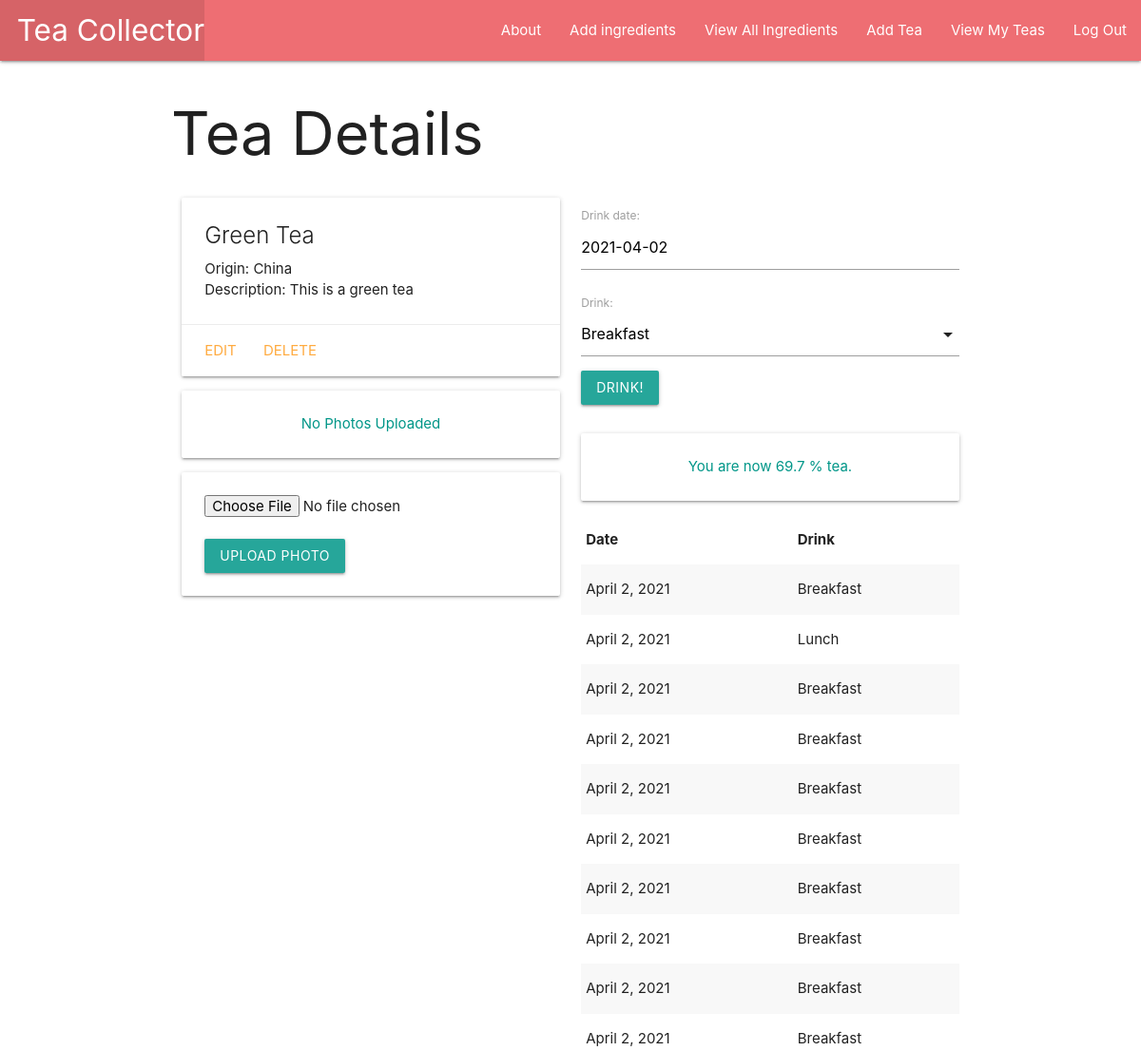
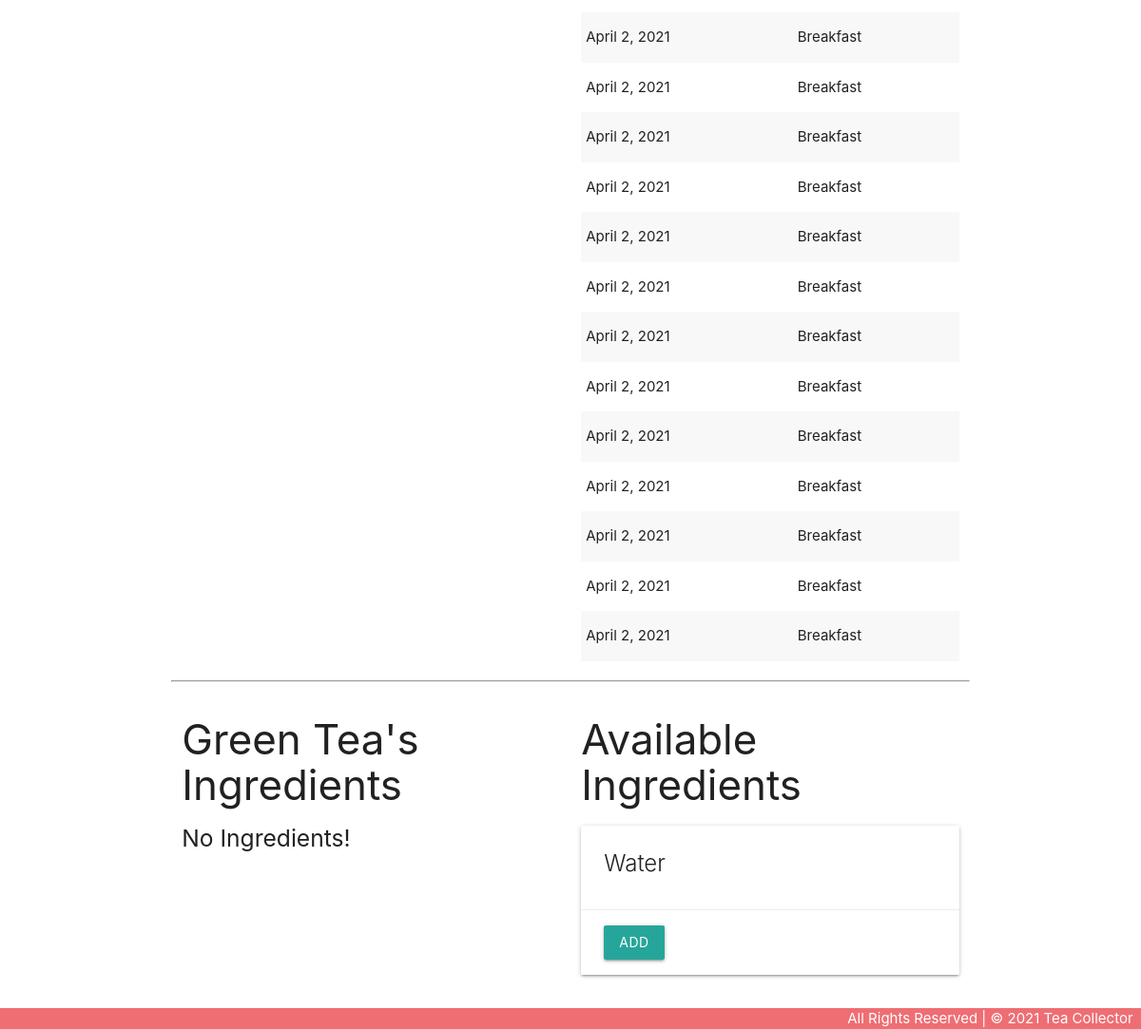
/teas/6/ (signed in), run on the app's committed database (2 pictures, top to bottom).
### main_app/models.py (models this page shows, shortened)
class Tea(models.Model):
    name = models.CharField(max_length=30)
    origin = models.CharField(max_length=30)
    description = models.TextField(max_length=250)
    tea_type = models.ManyToManyField(Tea_Type)
    ingredients = models.ManyToManyField(Ingredients)
    user = models.ForeignKey(User, on_delete=models.CASCADE)
    def drinks(self):
        return self.drink_set.filter(date=date.today()).count()
    def getPercentage(self):
        count = self.drink_set.filter(date=date.today()).count()
        return round(count / (count+10) * 100, 2)

class Drink(models.Model):
    date = models.DateField('drink date')
    drink = models.CharField(
        max_length=1,
        choices=DRINKS,
        default=DRINKS[0][0]
    )
    tea = models.ForeignKey(Tea, on_delete=models.CASCADE)
    class Meta:
        ordering = ['-date']

class Ingredients(models.Model):
    name = models.CharField(max_length=30)
    quantity = models.FloatField()

### main_app/views.py (the view)
# urls.py: path('teas/<int:pk>/', views.tea, name="detail"),
@login_required
def tea(request, pk):
    tea = Tea.objects.get(id=pk)
    missing_ingredients = Ingredients.objects.exclude(id__in=tea.ingredients.all().values_list("id"))
    drink_form = DrinkForm()
    return render(request, "teas/detail.html", {
        "title": tea.name,
        "tea": tea,
        "drink_form": drink_form,
        "ingredients": missing_ingredients
    })

### main_app/forms.py
class DrinkForm(ModelForm):
    class Meta:
        model = Drink
        fields = ["date", "drink"]

### main_app/templates/teas/detail.html (shortened to what this page needs)
{% extends 'base.html' %}
{% block content %}
<h1>Tea Details</h1>
<div class="row">
  <div class="col s6">
    <div class="card">
      <div class="card-content">
        <span class="card-title">{{ tea.name }}</span>
        <p>Origin: {{ tea.origin }}</p>
        <p>Description: {{ tea.description }}</p>
      </div>
      <div class="card-action">
        <a href="{% url 'teas_update' tea.id %}">Edit</a>
        <a href="{% url 'teas_delete' tea.id %}">Delete</a>
      </div>
    </div>
    {% for photo in tea.photo_set.all %}
      <img class="responsive-img card-panel" src="{{photo.url}}">
    {% empty %}
      <div class="card-panel teal-text center-align">No Photos Uploaded</div>
    {% endfor %}
    <form action="{% url 'add_photo' tea.id %}" enctype="multipart/form-data" method="POST" class="card-panel">
      <input type="file" name="photo-file">
      <br><br>
      <input type="submit" class="btn" value="Upload Photo">
    </form>
  </div>
  <div class="col s6">
    <form action="{% url 'add_drink' tea.id %}" method="post">
      {{ drink_form.as_p }}
      <input type="submit" class="btn" value="Drink!">
    </form>
    <br>
    {% if tea.drinks > 10 %}
      <div class="card-panel teal-text center-align">You are now {{tea.getPercentage}} % tea.</div>
    {% elif tea.drinks > 7 %}
      <div class="card-panel teal-text center-align">You should pee...</div>
    {% elif tea.drinks > 5 %}
      <div class="card-panel red-text center-align">Woah slow down tiger.</div>
    {% elif tea.drinks > 1 %}
      <div class="card-panel red-text center-align">Drink some more {{tea.name}}!</div>
    {% elif tea.drinks <= 1 %}
      <div class="card-panel red-text center-align">Drink some {{tea.name}}!</div>
    {% endif %}
    <table class="striped">
      <thead>
        <tr><th>Date</th><th>Drink</th></tr>
      </thead>
      <tbody>
        {% for drink in tea.drink_set.all %}
          <tr>
            <td>{{drink.date}}</td>
            <td>{{drink.get_drink_display}}</td>
          </tr>
        {% endfor %}
      </tbody>
    </table>
  </div>
</div>
<hr>
<div class="row">
  <div class="col s6">
    <h3>{{ tea.name }}'s Ingredients</h3>
    {% if tea.ingredients.count %}
      {% for ingredient in tea.ingredients.all %}
        <div class="card">
          <div class="card-content">
            <span class="card-title">{{ ingredient.name }}
            </span>
          </div>
          <div class="card-action">
            <form action="{% url 'unassoc_ingredient' tea.id ingredient.id %}" method="post">
                {% csrf_token %}
              <button type="submit" class="btn">Remove</button>
            </form>
          </div>
        </div>
      {% endfor %}
    {% else %}
      <h5>No Ingredients!</h5>
    {% endif %}
  </div>
  <div class="col s6">
    <h3>Available Ingredients</h3>
    {% if ingredients.count %}
      {% for ingredient in ingredients.all %}
        <div class="card">
          <div class="card-content">
            <span class="card-title">
              {{ ingredient.name }}
            </span>
          </div>
          <div class="card-action">
            <form action="{% url 'assoc_ingredient' tea.id ingredient.id %}" method="post">
              <button type="submit" class="btn">Add</button>
            </form>
          </div>
        </div>
      {% endfor %}
    {% else %}
      <h5>{{tea.name}} Already Has All Ingredients Available</h5>
    {% endif %}
  </div>
</div>
{% endblock %}

### main_app/static/css/style.css (style rules this page uses)
body { display: flex; min-height: 100vh; flex-direction: column; }

### data on the page
Tea: name "Green Tea", origin "China", description "This is a green tea", getPercentage "69.7"
Drink: date "April 2, 2021", drink "Breakfast"
Drink: date "April 2, 2021", drink "Lunch"
Drink: date "April 2, 2021", drink "Breakfast"
Drink: date "April 2, 2021", drink "Breakfast"
Drink: date "April 2, 2021", drink "Breakfast"
Drink: date "April 2, 2021", drink "Breakfast"
Drink: date "April 2, 2021", drink "Breakfast"
Drink: date "April 2, 2021", drink "Breakfast"
Drink: date "April 2, 2021", drink "Breakfast"
Drink: date "April 2, 2021", drink "Breakfast"
Drink: date "April 2, 2021", drink "Breakfast"
Drink: date "April 2, 2021", drink "Breakfast"
Drink: date "April 2, 2021", drink "Breakfast"
Drink: date "April 2, 2021", drink "Breakfast"
Drink: date "April 2, 2021", drink "Breakfast"
Drink: date "April 2, 2021", drink "Breakfast"
Drink: date "April 2, 2021", drink "Breakfast"
Drink: date "April 2, 2021", drink "Breakfast"
Drink: date "April 2, 2021", drink "Breakfast"
Drink: date "April 2, 2021", drink "Breakfast"
Drink: date "April 2, 2021", drink "Breakfast"
Drink: date "April 2, 2021", drink "Breakfast"
Drink: date "April 2, 2021", drink "Breakfast"
Ingredients: name "Water"
